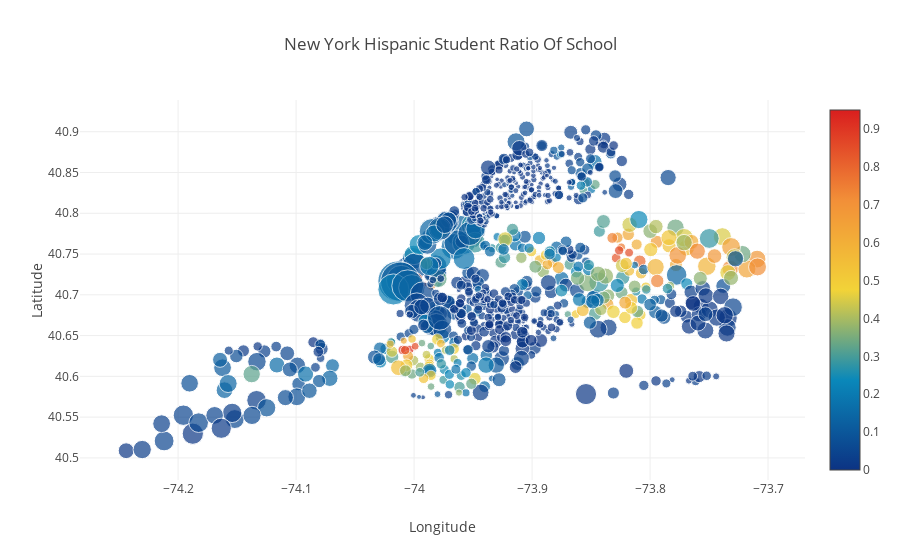

This figure's notebook cell:
### Markdown cell above
New York Map of Asian/White Percentage of Schools
The Asian population are mostly living in Central New York.

The White Population has a very noticeable cluster near the edge and lower parts of New York

### Code cell
data = [
    {
        'x': df["Longitude"],
        'y': df["Latitude"],
        'text': df["School Name"],
        'mode': 'markers',
        'marker': {
            'color': df["Percent Asian"],
            'size': df["School Income Estimate"]/4500,
            'showscale': True,
            'colorscale':'Portland'
        }
    }
]

layout= go.Layout(
    title= 'New York Hispanic Student Ratio Of School',
    xaxis= dict(
        title= 'Longitude'
    ),
    yaxis=dict(
        title='Latitude'
    )
)
fig = go.Figure(data=data, layout=layout)
iplot(fig, filename='scatter_hover_labels')

### Figure 1 — Plotly figure (JSON) as saved in the notebook; plotly's stock layout.template omitted (floating-point values rounded to 4 significant figures; data arrays with more than 128 entries replaced by an {"elided": "..."} marker saying what was removed)
{"data": [{"marker": {"color": {"elided": "1272 float values"}, "colorscale": "Portland", "showscale": true, "size": {"elided": "1272 float values"}}, "mode": "markers", "text": {"elided": "1272 str values"}, "type": "scatter", "uid": "c6679e0c-3d4d-424b-8dda-dd30705f30e2", "x": {"elided": "1272 float values"}, "y": {"elided": "1272 float values"}}], "layout": {"title": {"text": "New York Hispanic Student Ratio Of School"}, "xaxis": {"title": {"text": "Longitude"}}, "yaxis": {"title": {"text": "Latitude"}}}}
